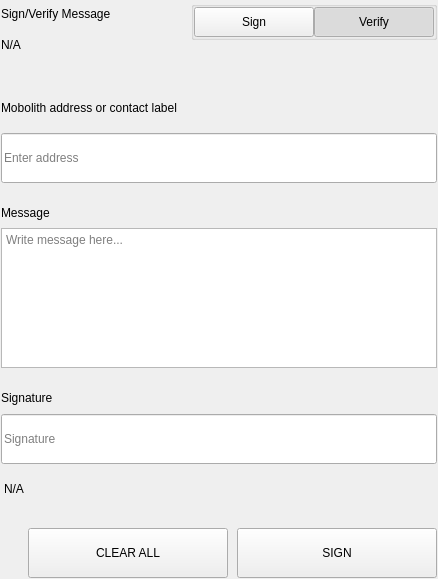
<?xml version="1.0" encoding="UTF-8"?>
<ui version="4.0">
 <class>SettingsSignMessageWidgets</class>
 <widget class="QWidget" name="SettingsSignMessageWidgets">
  <property name="geometry">
   <rect>
    <x>0</x>
    <y>0</y>
    <width>438</width>
    <height>579</height>
   </rect>
  </property>
  <property name="windowTitle">
   <string>Form</string>
  </property>
  <layout class="QVBoxLayout" name="verticalLayout">
   <property name="spacing">
    <number>0</number>
   </property>
   <property name="leftMargin">
    <number>0</number>
   </property>
   <property name="topMargin">
    <number>0</number>
   </property>
   <property name="rightMargin">
    <number>0</number>
   </property>
   <property name="bottomMargin">
    <number>0</number>
   </property>
   <item>
    <widget class="QWidget" name="left" native="true">
     <layout class="QVBoxLayout" name="verticalLayout_3">
      <property name="leftMargin">
       <number>0</number>
      </property>
      <property name="topMargin">
       <number>0</number>
      </property>
      <property name="rightMargin">
       <number>0</number>
      </property>
      <property name="bottomMargin">
       <number>0</number>
      </property>
      <item>
       <widget class="QWidget" name="container_sign" native="true">
        <layout class="QVBoxLayout" name="verticalLayout_2">
         <property name="spacing">
          <number>0</number>
         </property>
         <property name="leftMargin">
          <number>1</number>
         </property>
         <property name="topMargin">
          <number>1</number>
         </property>
         <property name="rightMargin">
          <number>1</number>
         </property>
         <property name="bottomMargin">
          <number>1</number>
         </property>
         <item>
          <layout class="QHBoxLayout" name="horizontalLayout_3" stretch="3,1">
           <property name="spacing">
            <number>40</number>
           </property>
           <item>
            <layout class="QVBoxLayout" name="verticalLayoutTitle">
             <property name="spacing">
              <number>5</number>
             </property>
             <item>
              <widget class="QLabel" name="labelTitle">
               <property name="text">
                <string>Sign/Verify Message</string>
               </property>
              </widget>
             </item>
             <item>
              <widget class="QLabel" name="labelSubtitle1">
               <property name="text">
                <string notr="true">N/A</string>
               </property>
               <property name="wordWrap">
                <bool>true</bool>
               </property>
              </widget>
             </item>
            </layout>
           </item>
           <item alignment="Qt::AlignRight|Qt::AlignTop">
            <widget class="QWidget" name="containerSwitch" native="true">
             <property name="styleSheet">
              <string notr="true">#containerSwitch{
	padding-top:9px;
}</string>
             </property>
             <layout class="QVBoxLayout" name="verticalLayout_6">
              <property name="spacing">
               <number>4</number>
              </property>
              <property name="leftMargin">
               <number>0</number>
              </property>
              <property name="topMargin">
               <number>0</number>
              </property>
              <property name="rightMargin">
               <number>0</number>
              </property>
              <property name="bottomMargin">
               <number>0</number>
              </property>
              <item alignment="Qt::AlignRight">
               <widget class="QGroupBox" name="groupBox">
                <property name="sizePolicy">
                 <sizepolicy hsizetype="Fixed" vsizetype="Preferred">
                  <horstretch>0</horstretch>
                  <verstretch>0</verstretch>
                 </sizepolicy>
                </property>
                <property name="title">
                 <string/>
                </property>
                <property name="alignment">
                 <set>Qt::AlignRight|Qt::AlignTop|Qt::AlignTrailing</set>
                </property>
                <layout class="QHBoxLayout" name="horizontalLayout_4">
                 <property name="spacing">
                  <number>0</number>
                 </property>
                 <property name="leftMargin">
                  <number>0</number>
                 </property>
                 <property name="topMargin">
                  <number>0</number>
                 </property>
                 <property name="rightMargin">
                  <number>0</number>
                 </property>
                 <property name="bottomMargin">
                  <number>0</number>
                 </property>
                 <item>
                  <widget class="QPushButton" name="pushSign">
                   <property name="minimumSize">
                    <size>
                     <width>120</width>
                     <height>30</height>
                    </size>
                   </property>
                   <property name="maximumSize">
                    <size>
                     <width>120</width>
                     <height>30</height>
                    </size>
                   </property>
                   <property name="focusPolicy">
                    <enum>Qt::NoFocus</enum>
                   </property>
                   <property name="text">
                    <string>Sign</string>
                   </property>
                   <property name="checkable">
                    <bool>true</bool>
                   </property>
                   <property name="autoExclusive">
                    <bool>true</bool>
                   </property>
                  </widget>
                 </item>
                 <item>
                  <widget class="QPushButton" name="pushVerify">
                   <property name="minimumSize">
                    <size>
                     <width>120</width>
                     <height>30</height>
                    </size>
                   </property>
                   <property name="maximumSize">
                    <size>
                     <width>120</width>
                     <height>30</height>
                    </size>
                   </property>
                   <property name="focusPolicy">
                    <enum>Qt::NoFocus</enum>
                   </property>
                   <property name="text">
                    <string>Verify</string>
                   </property>
                   <property name="checkable">
                    <bool>true</bool>
                   </property>
                   <property name="checked">
                    <bool>true</bool>
                   </property>
                   <property name="autoExclusive">
                    <bool>true</bool>
                   </property>
                  </widget>
                 </item>
                </layout>
               </widget>
              </item>
              <item alignment="Qt::AlignHCenter|Qt::AlignTop">
               <widget class="QLabel" name="labelSubtitleSwitch">
                <property name="text">
                 <string/>
                </property>
                <property name="alignment">
                 <set>Qt::AlignRight|Qt::AlignTrailing|Qt::AlignVCenter</set>
                </property>
               </widget>
              </item>
             </layout>
            </widget>
           </item>
          </layout>
         </item>
         <item>
          <spacer name="verticalSpacer_2">
           <property name="orientation">
            <enum>Qt::Vertical</enum>
           </property>
           <property name="sizeType">
            <enum>QSizePolicy::Fixed</enum>
           </property>
           <property name="sizeHint" stdset="0">
            <size>
             <width>20</width>
             <height>40</height>
            </size>
           </property>
          </spacer>
         </item>
         <item>
          <widget class="QWidget" name="containerAddress" native="true">
           <property name="sizePolicy">
            <sizepolicy hsizetype="Preferred" vsizetype="Fixed">
             <horstretch>0</horstretch>
             <verstretch>0</verstretch>
            </sizepolicy>
           </property>
           <layout class="QVBoxLayout" name="verticalLayout_5" stretch="0,0">
            <property name="spacing">
             <number>15</number>
            </property>
            <property name="leftMargin">
             <number>0</number>
            </property>
            <property name="topMargin">
             <number>0</number>
            </property>
            <property name="rightMargin">
             <number>0</number>
            </property>
            <property name="bottomMargin">
             <number>0</number>
            </property>
            <item>
             <widget class="QLabel" name="labelSubtitleAddress">
              <property name="minimumSize">
               <size>
                <width>0</width>
                <height>20</height>
               </size>
              </property>
              <property name="maximumSize">
               <size>
                <width>16777215</width>
                <height>20</height>
               </size>
              </property>
              <property name="text">
               <string>Mobolith address or contact label</string>
              </property>
             </widget>
            </item>
            <item>
             <widget class="QLineEdit" name="addressIn_SM">
              <property name="minimumSize">
               <size>
                <width>0</width>
                <height>50</height>
               </size>
              </property>
              <property name="maximumSize">
               <size>
                <width>16777215</width>
                <height>50</height>
               </size>
              </property>
              <property name="placeholderText">
               <string>Enter address</string>
              </property>
             </widget>
            </item>
           </layout>
          </widget>
         </item>
         <item>
          <spacer name="verticalSpacer_3">
           <property name="orientation">
            <enum>Qt::Vertical</enum>
           </property>
           <property name="sizeType">
            <enum>QSizePolicy::Fixed</enum>
           </property>
           <property name="sizeHint" stdset="0">
            <size>
             <width>20</width>
             <height>20</height>
            </size>
           </property>
          </spacer>
         </item>
         <item>
          <layout class="QVBoxLayout" name="verticalLayout_9">
           <property name="spacing">
            <number>5</number>
           </property>
           <item>
            <widget class="QLabel" name="labelSubtitleMessage">
             <property name="minimumSize">
              <size>
               <width>0</width>
               <height>20</height>
              </size>
             </property>
             <property name="maximumSize">
              <size>
               <width>16777215</width>
               <height>20</height>
              </size>
             </property>
             <property name="text">
              <string>Message</string>
             </property>
            </widget>
           </item>
           <item>
            <widget class="QPlainTextEdit" name="messageIn_SM">
             <property name="minimumSize">
              <size>
               <width>0</width>
               <height>140</height>
              </size>
             </property>
             <property name="maximumSize">
              <size>
               <width>16777215</width>
               <height>140</height>
              </size>
             </property>
             <property name="placeholderText">
              <string>Write message here...</string>
             </property>
            </widget>
           </item>
          </layout>
         </item>
         <item>
          <spacer name="verticalSpacer_4">
           <property name="orientation">
            <enum>Qt::Vertical</enum>
           </property>
           <property name="sizeType">
            <enum>QSizePolicy::Fixed</enum>
           </property>
           <property name="sizeHint" stdset="0">
            <size>
             <width>20</width>
             <height>20</height>
            </size>
           </property>
          </spacer>
         </item>
         <item>
          <widget class="QWidget" name="widget" native="true">
           <property name="minimumSize">
            <size>
             <width>0</width>
             <height>75</height>
            </size>
           </property>
           <property name="maximumSize">
            <size>
             <width>16777215</width>
             <height>16777215</height>
            </size>
           </property>
           <layout class="QVBoxLayout" name="verticalLayout_4">
            <property name="leftMargin">
             <number>0</number>
            </property>
            <property name="topMargin">
             <number>0</number>
            </property>
            <property name="rightMargin">
             <number>0</number>
            </property>
            <property name="bottomMargin">
             <number>0</number>
            </property>
            <item>
             <widget class="QLabel" name="labelSubtitleSignature">
              <property name="minimumSize">
               <size>
                <width>0</width>
                <height>20</height>
               </size>
              </property>
              <property name="maximumSize">
               <size>
                <width>16777215</width>
                <height>20</height>
               </size>
              </property>
              <property name="text">
               <string>Signature</string>
              </property>
             </widget>
            </item>
            <item>
             <widget class="QLineEdit" name="signatureOut_SM">
              <property name="minimumSize">
               <size>
                <width>0</width>
                <height>50</height>
               </size>
              </property>
              <property name="placeholderText">
               <string>Signature</string>
              </property>
             </widget>
            </item>
           </layout>
          </widget>
         </item>
         <item>
          <widget class="QLabel" name="statusLabel_SM">
           <property name="styleSheet">
            <string notr="true">padding-top:5px;</string>
           </property>
           <property name="text">
            <string notr="true">N/A</string>
           </property>
          </widget>
         </item>
         <item>
          <spacer name="verticalSpacer">
           <property name="orientation">
            <enum>Qt::Vertical</enum>
           </property>
           <property name="sizeType">
            <enum>QSizePolicy::Fixed</enum>
           </property>
           <property name="sizeHint" stdset="0">
            <size>
             <width>20</width>
             <height>20</height>
            </size>
           </property>
          </spacer>
         </item>
         <item>
          <layout class="QHBoxLayout" name="horizontalLayout_7">
           <property name="spacing">
            <number>9</number>
           </property>
           <item>
            <spacer name="horizontalSpacer_5">
             <property name="orientation">
              <enum>Qt::Horizontal</enum>
             </property>
             <property name="sizeType">
              <enum>QSizePolicy::Expanding</enum>
             </property>
             <property name="sizeHint" stdset="0">
              <size>
               <width>40</width>
               <height>20</height>
              </size>
             </property>
            </spacer>
           </item>
           <item>
            <widget class="QPushButton" name="pushButtonClear">
             <property name="minimumSize">
              <size>
               <width>200</width>
               <height>50</height>
              </size>
             </property>
             <property name="focusPolicy">
              <enum>Qt::NoFocus</enum>
             </property>
             <property name="text">
              <string>CLEAR ALL</string>
             </property>
            </widget>
           </item>
           <item>
            <widget class="QPushButton" name="pushButtonSave">
             <property name="minimumSize">
              <size>
               <width>200</width>
               <height>50</height>
              </size>
             </property>
             <property name="maximumSize">
              <size>
               <width>200</width>
               <height>50</height>
              </size>
             </property>
             <property name="focusPolicy">
              <enum>Qt::NoFocus</enum>
             </property>
             <property name="text">
              <string>SIGN</string>
             </property>
            </widget>
           </item>
          </layout>
         </item>
        </layout>
       </widget>
      </item>
     </layout>
    </widget>
   </item>
  </layout>
 </widget>
 <resources/>
 <connections/>
</ui>
